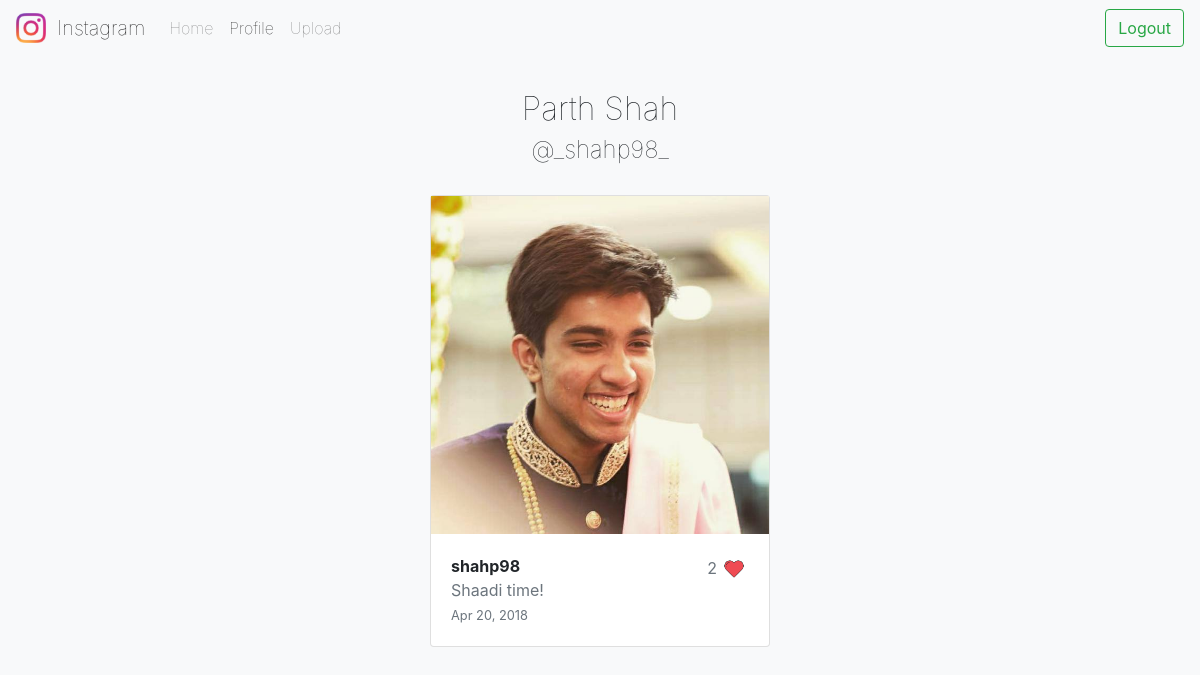
The app's page /app/profile/shahp98/ (signed in) with its own data.
### project/models.py (models this page shows, shortened)
class Post(models.Model):
    author = models.ForeignKey(User, on_delete=models.CASCADE, related_name='post_written')
    caption = models.TextField(max_length=500)
    photo = models.FileField(upload_to=path)
    likes = models.ManyToManyField(User, related_name='posts_liked', blank=True)
    time = models.DateTimeField(default=datetime.now)

### project/views.py (the view)
# urls.py: path("profile/<str:username>/", views.profile, name="profile"),
@login_required
def profile(request, username):
    user = get_object_or_404(User, username=username)
    posts = Post.objects.filter(author=user).all().order_by('-time')
    return render(request, 'project/profile.html', {'user': user, 'posts': posts})

### project/templates/project/profile.html (shortened to what this page needs)
<!doctype html>
<html lang="en">
<head>
    <link rel="stylesheet" href="https://maxcdn.bootstrapcdn.com/bootstrap/4.0.0/css/bootstrap.min.css">
</head>
<body>
    <nav class="navbar sticky-top navbar-expand-lg navbar-light bg-light">
        <a class="navbar-brand" href="{% url 'project:homepage' %}">
            <img src="../../../static/project/img/InstagramLogo.png" width="30" height="30" class="d-inline-block align-top" alt="">
            &nbsp;Instagram
        </a>
        <div class="collapse navbar-collapse" id="navbarToggler">
            <ul class="navbar-nav mr-auto mt-2 mt-lg-0">
                <li class="nav-item">
                    <a class="nav-link" href="{% url 'project:homepage' %}">Home</a>
                </li>
                <li class="nav-item active">
                    <a class="nav-link" href="{% url 'project:profile' request.user.username %}">Profile<span class="sr-only">(current)</span></a>
                </li>
                <li class="nav-item">
                    <a class="nav-link" href="{% url 'project:uploadPost' %}">Upload</a>
                </li>
            </ul>
            <form class="form-inline my-2 my-lg-0" action="{% url 'project:logout' %}">
                <button class="btn btn-outline-success my-2 my-sm-0" type="submit" style="width: 100%">Logout</button>
            </form>
        </div>
    </nav>
    <div class="container-fluid">
        <div class = "row">
            <div class = "offset-xs-2 col-xs-8 offset-md-4 col-md-4">
                <br/>
                <div class="profile">
                    <h2 class="">{{ user.first_name }} {{ user.last_name }}</h2>
                    <h4>@_{{ user.username }}_</h4>
                </div>
                {% for post in posts %}
                <div class="posts">
                    <div class="card-deck">
                        <div class="card">
                            <a href="{% url 'project:detail' post.id %}">
                                <div class="card-img-top">
                                    <img class="postImage" src="{{ post.photo.url }}" alt="Card image cap">
                                </div>
                            </a>
                            <div class="card-body">
                                <img class="like {% if request.user in post.likes.all %}liked{% endif %}" id="{{ post.id }}" src="../../../static/project/img/{% if not request.user in post.likes.all %}InstagramLike.png{% else %}Liked.png{% endif %}" height="30px" width="30px" style="float: right">
                                <p class="text-muted likecount" style="float: right; margin-top: 2px;">{{ post.likes.count }}</p>
                                <a href="{% url 'project:profile' post.author.username %}"><p class="card-text" style="font-weight: bold">{{ post.author.username }}</p></a><span class="caption text-muted">{{ post.caption }}</span>
                                <p class="card-text"><small class="text-muted">{{ post.time|date:"M d, Y" }}</small></p>
                            </div>
                        </div>
                    </div>
                </div>
                <br>
                {% endfor %}
            </div>
        </div>
    </div>
</body>
</html>

### project/templates/project/profile.html (style rules this page uses)
.navbar { font-weight: lighter; }
.container-fluid { background-color: #f8f9fa !important; min-height: 91vh; }
.card-deck { margin: auto; }
.card { width: 100%; margin: auto; }
.card-img-top { min-height: 100%; min-width: 100%; max-height: 100%; min-width: 100%; text-align: center; display: inline-block; }
.postImage { width: auto; height: auto; max-width: 100%; max-height: 100%; vertical-align: middle; margin: 0 auto; }
.card-body a { text-decoration: none; color: #212529; }
.likecount { margin-right: 2px; }
.profile { min-height: 75px; text-align: center; vertical-align: middle; }
.profile h2 { margin-top: 10px; font-weight: lighter; }
.profile h4 { font-weight: 100; margin-bottom: 30px; }
.caption { padding-right: 30px; }

### records on screen
Post: photo (picture), likes.count "2", author.username "shahp98", caption "Shaadi time!", time "Apr 20, 2018"

### other values on screen
{{ user.first_name }} "Parth"
{{ user.last_name }} "Shah"
{{ user.username }} "shahp98"
